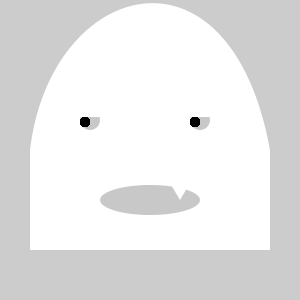
Frame 1 (no input)
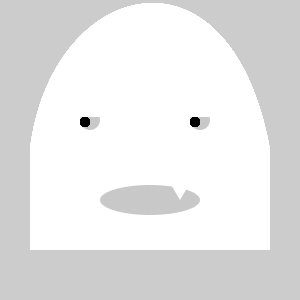
Frame 60 (the mouse pressed at the canvas centre just before this capture)
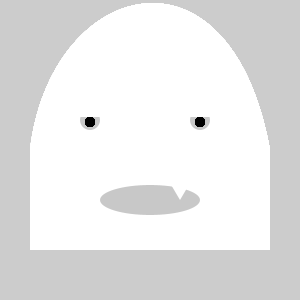
Frame 120 (the mouse held since frame 60 and released just before this capture)

The Processing sketch that drew these frames (run headless with seeded random() and noise(); from frame 60 on, the mouse is pressed at the canvas centre):

// Processing sketch: processing_8901
// ── processing_8901.pde

/**
 *    aufgabe
 *
 *    http://www.rmx.cz/monsters/
 *
 *    fjenett 20080327
 */

/* zeichne eine monsterrrrr mit den befehlen:
   
   point()
   line()
   triangle()
   quad()
   
   rect()
   ellipse()
   
   curve()
   bezier()
   
   fill() / noFill()
   stroke() / noStroke()
   
   smooth() / noSmooth()
*/



void setup()
{
  size(300,300);
  noStroke();
  smooth();
}

void draw ()
{
  fill(255);
  beginShape();
    vertex(30,150);
    bezierVertex(  50, -20,  230, -70,  270, 150);
    vertex(270, 250);
    vertex(30,250);
  endShape();

  fill(200);
  ellipse(90, 120, 20, 20);
  ellipse (200, 120, 20, 20);
  ellipse(150, 200, 100, 30);

  fill(255);
  rect(80, 97, 160, 20);
  triangle(170,183,180,200,190,183);
  
  for (int i=0; i<width; i++)
  {
    float x = map( mouseX,    0, width,    85, 95 );
    float x2 = map( mouseX,    0, width,    195, 205 );
   
    fill(0);
    ellipse(x, 122, 10, 10);
    ellipse(x2, 122, 10, 10);    
    
    //mouseX
    
    //ellipse (x, 122, 10, 10);
  }
  
  
}
